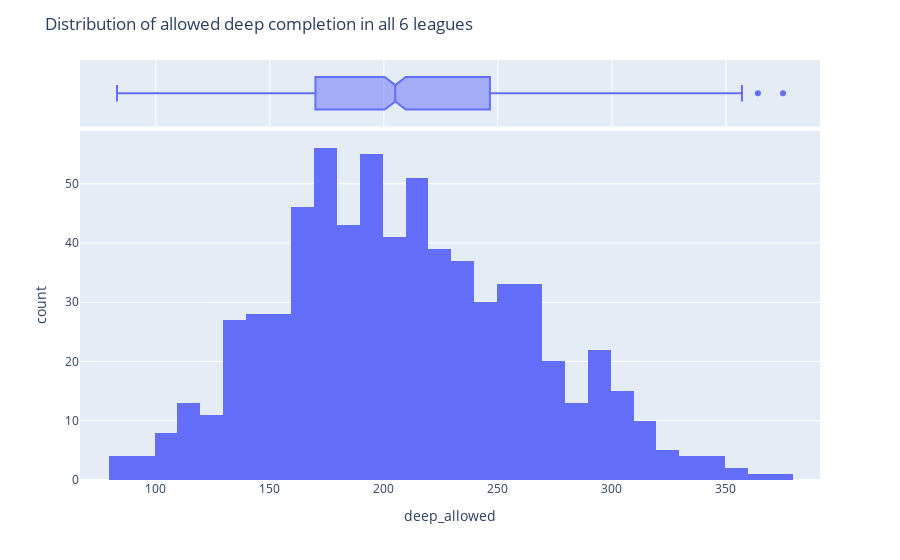

Notebook code cell kept with this figure:
### Markdown cell above
This is almost the same matric as deep, but it informs you of how many deep completion your team allowed in its box. If you have high deep_allowed then you probably are "sitting" defending most of the game.

### Code cell
fig = px.histogram(df_understat, 'deep_allowed', marginal="box")
fig.update_layout(title_text="Distribution of allowed deep completion in all 6 leagues")
fig.show()

### Figure 1 — Plotly figure (JSON) as saved in the notebook; plotly's stock layout.template omitted (floating-point values rounded to 4 significant figures; data arrays with more than 128 entries replaced by an {"elided": "..."} marker saying what was removed)
{"data": [{"alignmentgroup": "True", "bingroup": "x", "hovertemplate": "deep_allowed=%{x}<br>count=%{y}<extra></extra>", "legendgroup": "", "marker": {"color": "#636efa", "pattern": {"shape": ""}}, "name": "", "offsetgroup": "", "orientation": "v", "showlegend": false, "type": "histogram", "x": {"elided": "684 int values"}, "xaxis": "x", "yaxis": "y"}, {"alignmentgroup": "True", "hovertemplate": "deep_allowed=%{x}<extra></extra>", "legendgroup": "", "marker": {"color": "#636efa"}, "name": "", "notched": true, "offsetgroup": "", "showlegend": false, "type": "box", "x": {"elided": "684 int values"}, "xaxis": "x2", "yaxis": "y2"}], "layout": {"barmode": "relative", "legend": {"tracegroupgap": 0}, "margin": {"t": 60}, "title": {"text": "Distribution of allowed deep completion in all 6 leagues"}, "xaxis": {"anchor": "y", "domain": [0, 1], "title": {"text": "deep_allowed"}}, "xaxis2": {"anchor": "y2", "domain": [0, 1], "matches": "x", "showgrid": true, "showticklabels": false}, "yaxis": {"anchor": "x", "domain": [0, 0.8316], "title": {"text": "count"}}, "yaxis2": {"anchor": "x2", "domain": [0.8416, 1], "matches": "y2", "showgrid": false, "showline": false, "showticklabels": false, "ticks": ""}}}
